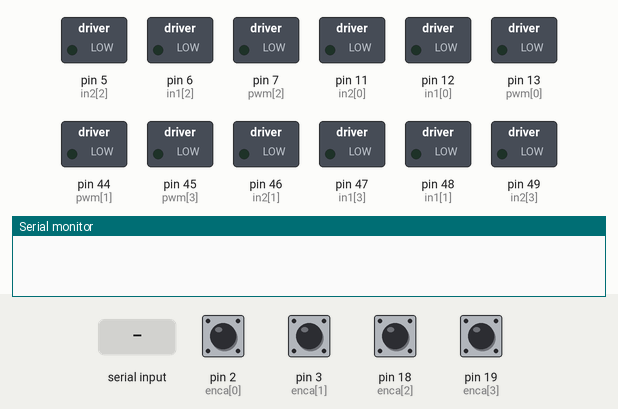
A sketch run on a simulated Arduino Mega 2560, built with avr-gcc and run on an emulated ATmega2560. On the bench: switched loads named in the sketch (green lamp = pin HIGH), the last lines printed to the serial monitor. The test bench sets the inputs (shaded band); at power-on: pin 2 (enca[0]), pin 3 (enca[1]), pin 18 (enca[2]), pin 19 (enca[3]) HIGH.

Above: at 1.2 s.
1.3 s: "S,1\n" received over Serial
At 2.3 s:
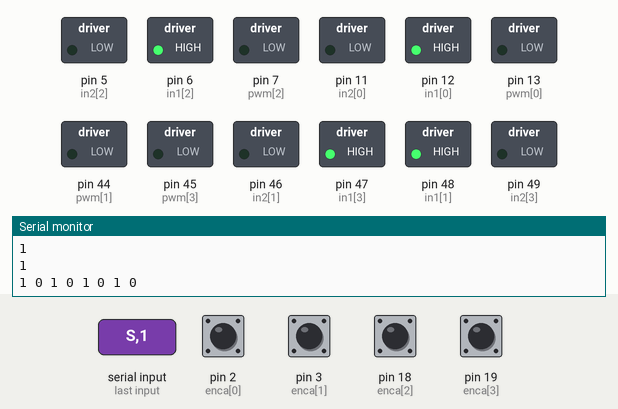
2.8 s: "S,150\n" received over Serial
At 3.2 s:
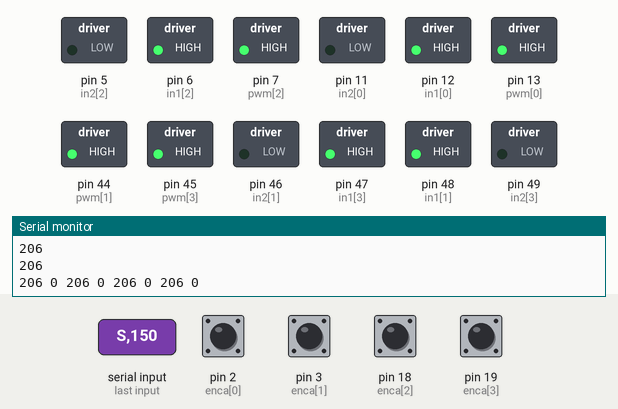
Timing chart, 0 to 5.8 s (numbered marks = the images above; inputs shaded):
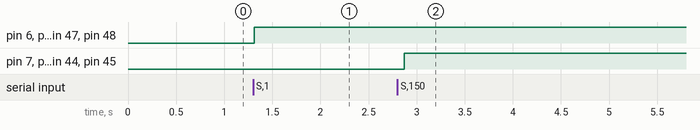

Measured:
- after the input at 1.3 s, pin 6 (in1[2]), pin 12 (in1[0]), pin 47 (in1[3]), pin 48 (in1[1]): LOW → HIGH at once
- after the input at 2.8 s, pin 7 (pwm[2]), pin 13 (pwm[0]), pin 44 (pwm[1]), pin 45 (pwm[3]): LOW → HIGH after 0.07 s

The sketch:

motor_control.ino
```cpp
// This alternate version of the code does not require
// atomic.h. Instead, interrupts() and noInterrupts()
// are used. Please use this code if your
// platform does not support ATOMIC_BLOCK.

// A class to compute the control signal
class SimplePID
{
  private:
    float kp, kd, ki, umax; // Parameters
    float eintegral; // Storage

  public:
    float eprev;

  // Constructor
  SimplePID() : kp(1), ki(0), kd(0), umax(255), eprev(0.0), eintegral(0.0){}

  // A function to set the parameters
  void setParams(float kpIn, float kdIn, float kiIn, float umaxIn)
  {
    kp = kpIn; kd = kdIn; ki = kiIn; umax = umaxIn;
  }

  // A function to compute the control signal
  int evalu(int value, int target, float deltaT, int &pwr, int &dir)
  {
    // error
    int e = target - value;

    // derivative
    float dedt = (e-eprev)/(deltaT);

    // integral
    eintegral = eintegral + e*deltaT;

    // control signal
    float u = kp*e + kd*dedt + ki*eintegral;

    // motor power
    pwr = (int) fabs(u);

    if( pwr > umax )
    {
      pwr = umax;
    }

    // motor direction
    dir = 1;

    if(u<0)
    {
      dir = -1;
    }

    // store previous error
    eprev = e;

    return eprev;

  }

};

// How many motors
#define NMOTORS 4

// Pins
const int enca[] = {2, 3, 18, 19};
const int encb[] = {53, 52, 51, 50};
const int pwm[] = {13, 44, 7, 45};
const int in1[] = {12, 48, 6, 47};
const int in2[] = {11, 46, 5, 49};

// Globals
long prevT = 0;
volatile int posi[] = {0,0,0,0};

String readString;
String split_1;
String split_2;
int comma_index;

bool start = false;

// PID class instances
SimplePID pid[NMOTORS];

void setup()
{
  Serial.begin(9600);

  for(int k = 0; k < NMOTORS; k++)
  {
    pinMode(enca[k],INPUT);
    pinMode(encb[k],INPUT);
    pinMode(pwm[k],OUTPUT);
    pinMode(in1[k],OUTPUT);
    pinMode(in2[k],OUTPUT);

    pid[k].setParams(10,0.01,1,255);
  }

  // Set the interruption pins for the encoders
  attachInterrupt(digitalPinToInterrupt(enca[0]), readEncoder<0>, RISING);
  attachInterrupt(digitalPinToInterrupt(enca[1]), readEncoder<1>, RISING);
  attachInterrupt(digitalPinToInterrupt(enca[2]), readEncoder<2>, RISING);
  attachInterrupt(digitalPinToInterrupt(enca[3]), readEncoder<3>, RISING);

}

void loop()
{

  read_serial_port();

  if (split_1 == "S")
  {
    start = true;

    while(start == true)
    {
      // set target position
      int user_input = split_2.toInt();
      user_input = map(user_input, 0, 360, 0, 495);
      int target[NMOTORS];
      for (int i = 0; i < NMOTORS; i++)
      {
        target[i] = user_input;
      }

      // time difference
      long currT = micros();
      float deltaT = ((float) (currT - prevT))/( 1.0e6 );
      prevT = currT;

      // Read the position
      int pos[NMOTORS];
      noInterrupts(); // disable interrupts temporarily while reading
      for(int k = 0; k < NMOTORS; k++)
      {
        pos[k] = posi[k];
      }
      interrupts(); // turn interrupts back on

      // loop through the motors
      for(int k = 0; k < NMOTORS; k++)
      {
        int pwr, dir, e;
        // evaluate the control signal
        e = pid[k].evalu(pos[k],target[k],deltaT,pwr,dir);
        // signal the motor
        setMotor(dir,pwr,pwm[k],in1[k],in2[k]);

        Serial.println(e);

        if ( abs(e) < 5)
        {
          for (int i = 0; i < 4; i++)
          {
            analogWrite(13, 0);
            analogWrite(44, 0);
            analogWrite(7, 0);
            analogWrite(45, 0);
          }

          noInterrupts(); // disable interrupts temporarily while reading
          for(int k = 0; k < NMOTORS; k++)
          {
            posi[k] = 0;
          }
          interrupts();

          start = false;
        }
      }

      for(int k = 0; k < NMOTORS; k++)
      {
        Serial.print(target[k]);
        Serial.print(" ");
        Serial.print(pos[k]);
        Serial.print(" ");
      }
      Serial.println();
    }

  }

}

void setMotor(int dir, int pwmVal, int pwm, int in1, int in2)
{
  analogWrite(pwm,pwmVal);

  if(dir == 1)
  {
    digitalWrite(in1,HIGH);
    digitalWrite(in2,LOW);
  }
  else if(dir == -1)
  {
    digitalWrite(in1,LOW);
    digitalWrite(in2,HIGH);
  }
  else
  {
    digitalWrite(in1,LOW);
    digitalWrite(in2,LOW);
  }
}

template <int j>
void readEncoder()
{
  int b = digitalRead(encb[j]);

  if (j == 0 || j == 3)
  {
    if (b > 0) { posi[j]--; }
    else { posi[j]++; }
  }

  else if(j == 1 || j == 2)
  {
    if ( b > 0) { posi[j]++; }
    else { posi[j]--; }
  }
}

void read_serial_port()
{
  readString = "";

  if (Serial.available())
  {
    delay(10);

    while (Serial.available() > 0)
    {
      readString += Serial.readStringUntil('\n');
    }

    comma_index = readString.indexOf(",");
    split_1 = readString.substring(0, comma_index); // "F"
    split_2 = readString.substring(comma_index + 1);  // "360"

    Serial.flush();

  }
}
```
